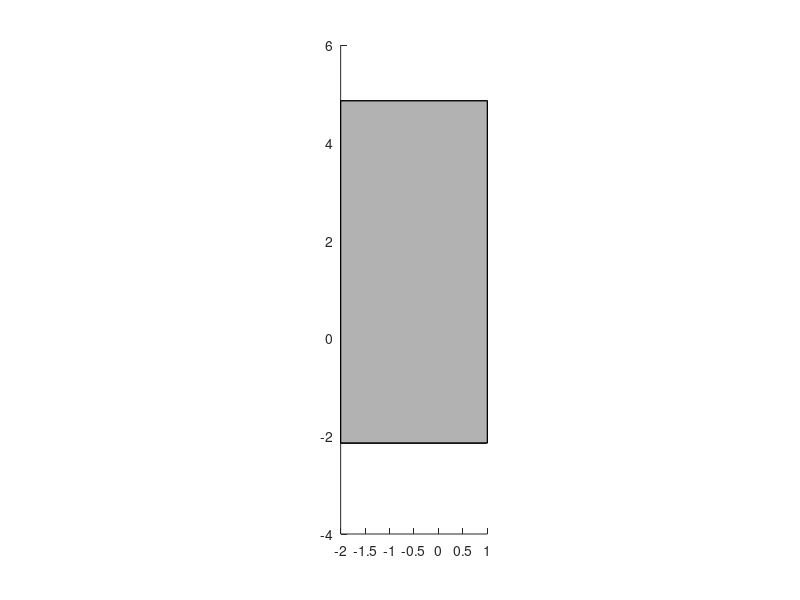

This chart was generated by the following MATLAB code:
function p = baseLink(parentAxes, faceColor)
if (nargin == 0)
    parentAxes = gca;
    faceColor = [.7 .7 .7];
elseif (nargin == 1)
    faceColor = [.7 .7 .7];
end
set(parentAxes, 'DataAspectRatio', [1 1 1]);
link0Verts =...
    [ 1 -2.14 0;%1
      1   4.86 0;%2
      1   4.86 2.13;%3
      1  -2.14 2.13;%4
     -2	 -2.14	0;%5
     -2	 -2.14 	2.13;%6
     -2	  4.86	2.13;%7
     -2	  4.86	0;];%8
 
AA = zeros(8,3);
%AA(:,1) = 0;

link0Verts = link0Verts;% + AA;
link0Faces =...
    [1  2  3  4;
     1  5  6 4;
    4  3  7 6;
    2  3  7 8;
    8 7  6 5];

p = patch('Parent', parentAxes, 'Faces',link0Faces,'Vertices',link0Verts,'FaceColor',faceColor);

end